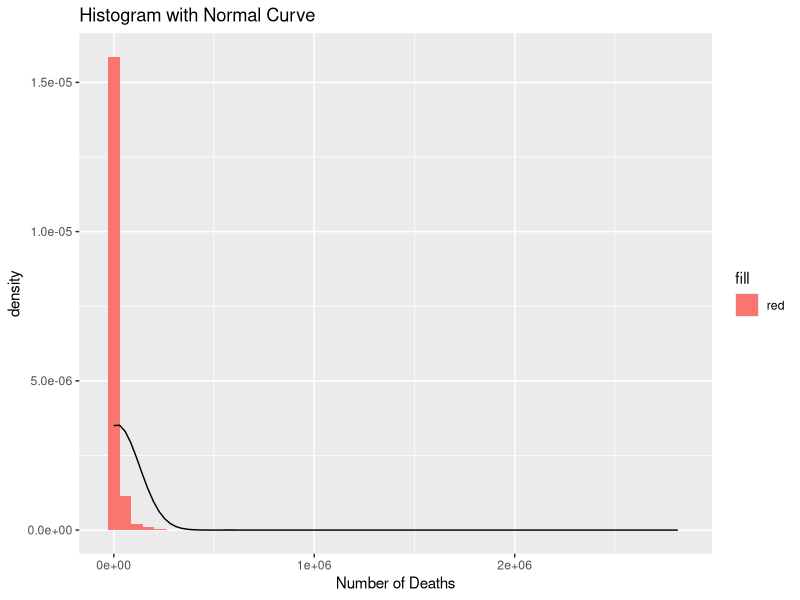
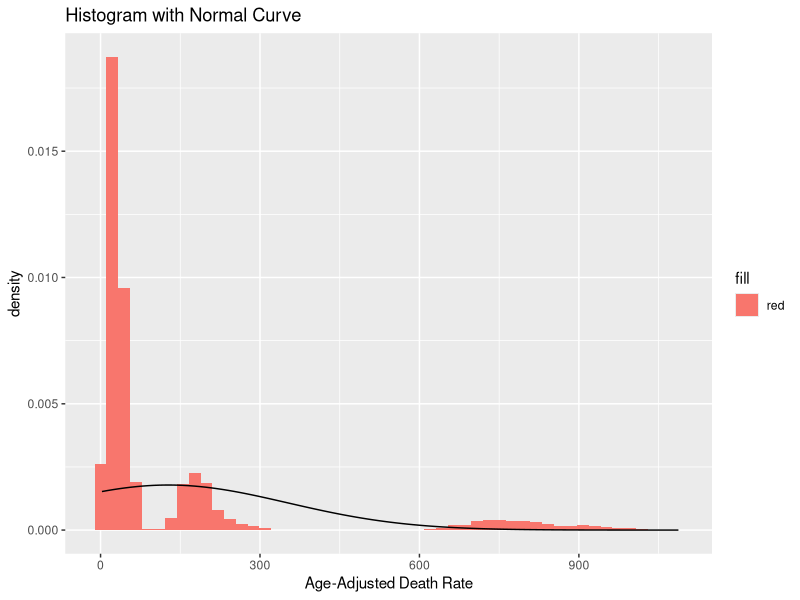

Recreate these plots in R, in order.
## ---- chunk 1
#Load the required packages
library(dplyr)
library(ggplot2)

#Load the raw data
cdc_raw <- read.csv("NCHS_Leading_Causes_of_Death.csv")

#Get an overview and summary of the raw data
str(cdc_raw)
summary(cdc_raw)

#Check for weird symbols or missing values in all six variables
table(cdc_raw$Year, useNA = "always")
table(cdc_raw$X113.Cause.Name, useNA = "always")
table(cdc_raw$Cause_Name, useNA = "always")
table(cdc_raw$State, useNA = "always")
summary(cdc_raw$Deaths)
summary(cdc_raw$Age_Adjusted_Death_Rate)

#Drop the "X113.Cause.Name" variable for the processed data
cdc <- select(cdc_raw, -X113.Cause.Name)
attach(cdc)

#Get an overview and summary of the processed data
str(cdc)
summary(cdc)
## ---- chunk 2
#Summary tables for the categorical variable "Year"
table(Year)
prop.table(table(Year))
## ---- chunk 3
#Summary tables for the categorical variable "Cause_Name"
table(Cause_Name)
prop.table(table(Cause_Name))
## ---- chunk 4
#Summary tables for the categorical variable "State"
table(State)
prop.table(table(State))
## ---- chunk 5
#Summary statistics and histogram for the continuous variable "Deaths"
summary(Deaths)
sd(Deaths)

ggplot(cdc, aes(x = Deaths)) + geom_histogram(aes(y = after_stat(density), fill = "red"), bins = 50) + stat_function(fun = dnorm, args = with(cdc, c(mean = mean(Deaths), sd = sd(Deaths)))) + scale_x_continuous("Number of Deaths") + ggtitle("Histogram with Normal Curve")
## ---- chunk 6
#Summary statistics and histogram for the continuous variable "Age_Adjusted_Death_Rate"
summary(Age_Adjusted_Death_Rate)
sd(Age_Adjusted_Death_Rate)

ggplot(cdc, aes(x = Age_Adjusted_Death_Rate)) + geom_histogram(aes(y = after_stat(density), fill = "red"), bins = 50) + stat_function(fun = dnorm, args = with(cdc, c(mean = mean(Age_Adjusted_Death_Rate), sd = sd(Age_Adjusted_Death_Rate)))) + scale_x_continuous("Age-Adjusted Death Rate") + ggtitle("Histogram with Normal Curve")
